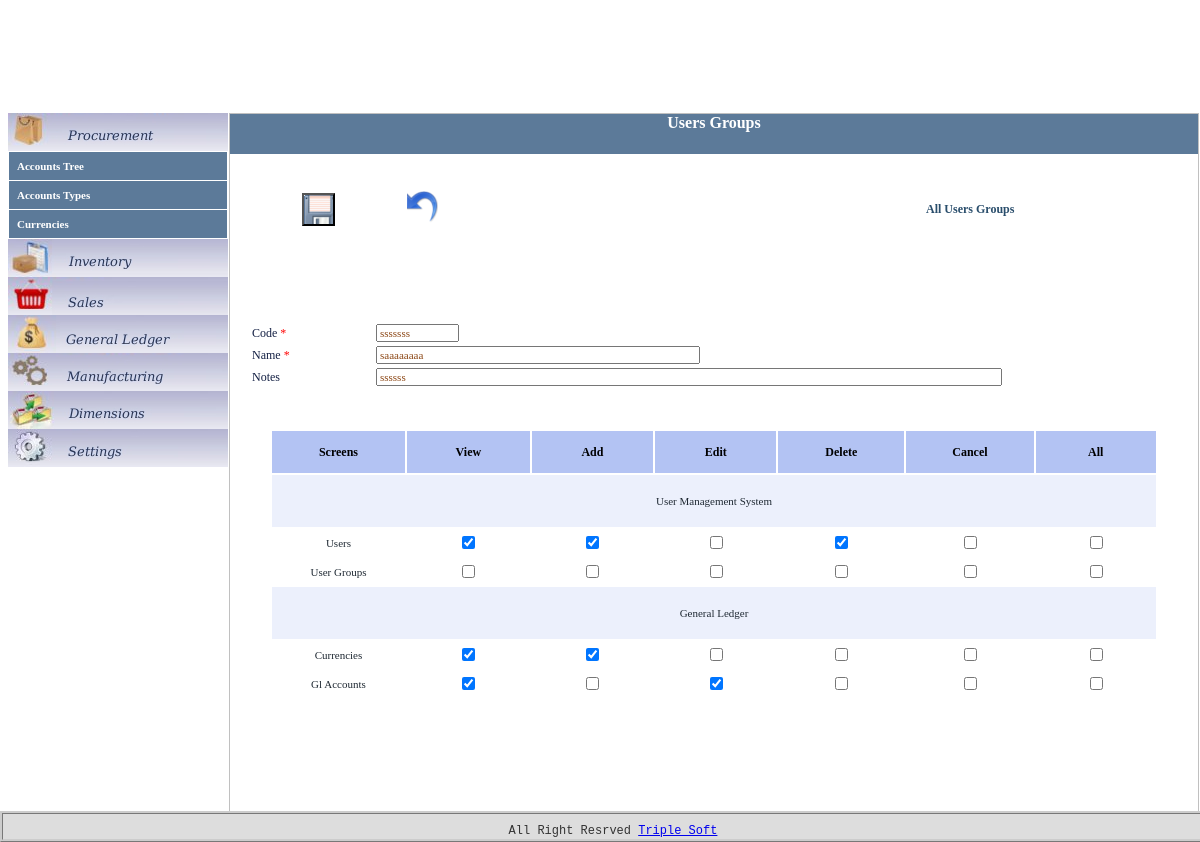
The page /ums/users_groups/go_form/292/edit on the database its author committed.
### tables this page shows
CREATE TABLE IF NOT EXISTS `ums_users_groups` (
  `id` int(11) NOT NULL AUTO_INCREMENT,
  `code` varchar(10) NOT NULL,
  `name` varchar(50) NOT NULL,
  `notes` varchar(100) NOT NULL,
  `created_at` datetime NOT NULL,
  `create_user` int(11) NOT NULL,
  `updated_at` datetime NOT NULL,
  `update_user` int(11) NOT NULL,
  `are_canceled` tinyint(4) NOT NULL,
  `canceled_at` datetime NOT NULL,
  `cancel_user` int(11) NOT NULL,
  PRIMARY KEY (`id`)
);

CREATE TABLE IF NOT EXISTS `ums_develop_screens` (
  `id` int(11) NOT NULL,
  `code` varchar(20) NOT NULL,
  `name_en` varchar(50) NOT NULL,
  `name_ar` varchar(50) NOT NULL,
  `notes` varchar(200) DEFAULT NULL,
  `access_id` int(11) NOT NULL DEFAULT '1',
  `parent_id` int(11) NOT NULL,
  PRIMARY KEY (`id`)
);

### application/controllers/ums/users_groups.php (called while the page is built, shortened)
<?
class Users_groups extends Controller
{
	function Users_groups()
	{
		$this->load->model('ums/Users_groups_model','Users_groups_model',True);
		 $this->load->view('ums/users_groups/functions');
	}
	function go_form($id, $mode)
	{
		$data['develop_screens'] = $this->Users_groups_model->get_screens_by_parent(0);
        if($id!=0)
        {
			$data['users_groups_row'] = $this->Users_groups_model->get_by_id($id);
        }
        $data['mode']= $mode;
		$this->load->view('ums/users_groups/form',$data);
	}
}
?>

### CodeIgniter_1_7_2/system/codeigniter/CodeIgniter.php (called while the page is built, shortened)
<?php  if ( ! defined('BASEPATH')) exit('No direct script access allowed');
$EXT =& load_class('Hooks');
$EXT->_call_hook('pre_system');
$URI =& load_class('URI');
$RTR =& load_class('Router');
$method = $RTR->fetch_method();
$EXT->_call_hook('pre_controller');
$CI = new $class();
if ($RTR->scaffolding_request === TRUE)
{
	if ($EXT->_call_hook('scaffolding_override') === FALSE)
	{
		$CI->_ci_scaffolding();
	}
}
else
{
	if (method_exists($CI, '_remap'))
	{
		$CI->_remap($method);
	}
	else
	{
		call_user_func_array(array(&$CI, $method), array_slice($URI->rsegments, 2));
	}
}

### index.php (called while the page is built, shortened)
<?php
require_once BASEPATH.'codeigniter/CodeIgniter'.EXT;

### CodeIgniter_1_7_2/system/codeigniter/Base5.php (called while the page is built)
<?php  if ( ! defined('BASEPATH')) exit('No direct script access allowed');
class CI_Base {
	private static $instance;
	public function CI_Base()
	{
		self::$instance =& $this;
	}
	public static function &get_instance()
	{
		return self::$instance;
	}
}
function &get_instance()
{
	return CI_Base::get_instance();
}

### application/models/ums/users_groups_model.php (called while the page is built, shortened)
<?php
class Users_groups_model extends Model
{
		function get_by_id($id)
	    {
	    	$this->db->from('ums_users_groups');
	    	$this->db->where("id", $id);
	    	$query = $this->db->get();
        	return ($query->num_rows > 0) ? $query->row() : array();
	    }
		function get_screens_by_parent($parent_id)
	    {
	    	$this->db->select('`id`,`code`,`name_en`,`name_ar`,`notes`,`parent_id`');
	    	$this->db->where("parent_id", $parent_id);
	    	$query = $this->db->get('ums_develop_screens');
        	return $query->result();
	    }
		function get_screens_by_user_group_id($parent_id,$user_group_id)
	    {
	    	$this->db->select('`id`,`code`,`name_en`,`name_ar`,`view`,`add`,`edit`,`delete`,`cancel`');
	    	$this->db->from('ums_develop_screens');
	    	$this->db->join('ums_users_groups_screens_privielges', 'ums_develop_screens.code = ums_users_groups_screens_privielges.screen_code');
	    	$this->db->where("parent_id", $parent_id);
	    	$this->db->where("user_group_id", $user_group_id);
	    	$query = $this->db->get();
        	return $query->result();
	    }
}
?>

### application/views/ums/users_groups/form.php (the view, shortened to what this page needs)
<?php $this->lang->load('ums/users_groups',$this->config->item('language'));?>
<div class="screens_title" ><?php echo $this->lang->line('title')?></div>
<div id="div_process_data" align="center">
<?php
$current_language=$this->config->item('language');
$id=0;
$code='';
$name='';
$notes='';
$are_disabled="";
if($mode!='add')
{
	if($mode=='return')
	{
		$id=			$users_groups_row['id'];
		$code=			$users_groups_row['code'];
		$name=			$users_groups_row['name'];
		$notes=			$users_groups_row['notes'];
	}
	else
	{
		$id=			$users_groups_row->id;
		$code=			$users_groups_row->code;
		$name=			$users_groups_row->name;
		$notes=			$users_groups_row->notes;
		$updated_at=	$users_groups_row->updated_at;
	}
}
?>
<form id="frm_process_data" name="frm_process_data" action="<?php echo base_url();?>ums/users_groups/submit_process/<?php echo $id ?>"  method="post">
<table class="common">
	<tr>
		<td width="100px" height="30px"></td>
	</tr>
	<tr>
		<?php if($mode!='view') { ?>
		<td width="100px" >
		<input type="submit" id='btn_save' name='btn_save' style="background-image: url(<?php echo base_url()."/images/icons/save.gif"; ?>); width:33px ; height:33px" value='' title='<?php  echo $this->lang->line('btn_save'); ?>' onclick="return validate_form('<?php echo $this->config->item('language'); ?>');"/>
		</td>
		<td width="100px">
		<?php
		if($id==0)
		{
			$undo_redirect_url=base_url()."ums/users_groups/view_all";
		}
		else
		{
			$undo_redirect_url=base_url()."ums/users_groups/go_form/$id/view";
		}
		?>
		<a href="<?php echo $undo_redirect_url; ?>"><img src='<?php echo base_url()."/images/icons/undo.png"; ?>' width='33'; height='33' title='<?php  echo $this->lang->line('btn_undo'); ?>'/></a>
		</td>
		<td width="100px"></td>
		<td width="100px"></td>
		<?php }?>
		<td width="100px"></td>
		<td width="100px"></td>
		<td width="200px">
		<a href="<?php echo base_url();?>ums/users_groups/" ><?php echo $this->lang->line('lnk_view_all'); ?></a>
		</td>
	</tr>
	<tr>
		<td width="100px" colspan="9" height="30px"></td>
	</tr>
	<tr>
		<td width="100px" colspan="9" height="30px"> </td>
	</tr>
</table>
<?php
$guiTools = new GuiTools();
$guiTools->beginTable();
$guiTools->beginRow();
$guiTools->cellHidden('hdn_id', 'hdn_id', $id);
if($mode=='edit')
{
	$guiTools->cellHidden('hdn_updated_at', 'hdn_updated_at', $updated_at);
}
$guiTools->endRow();
if($mode=='view')
{
	$guiTools->beginRow();
	$guiTools->cellLabelTitle('120px', $this->lang->line('code'));
	$guiTools->cellLabelValue('800px',$code);
	$guiTools->endRow();
	$guiTools->beginRow();
	$guiTools->cellLabelTitle('100px', $this->lang->line('name'));
	$guiTools->cellLabelValue('200px',$name);
	$guiTools->endRow();
	$guiTools->beginRow();
	$guiTools->cellLabelTitle('100px', $this->lang->line('notes'));
	$guiTools->cellLabelValue('200px',$notes);
	$guiTools->endRow();
}
else
{
	$guiTools->beginRow();
	$guiTools->cellLabelTitle_Required('120px', $this->lang->line('code'));
	$guiTools->cellTextbox('800px','10','10','txt_code','txt_code',$code);
	$guiTools->endRow();
	$guiTools->beginRow();
	$guiTools->cellLabelTitle_Required('100px', $this->lang->line('name'));
	$guiTools->cellTextbox('200px','50','50','txt_name','txt_name',$name);
	$guiTools->endRow();
	$guiTools->beginRow();
	$guiTools->cellLabelTitle('100px', $this->lang->line('notes'));
	$guiTools->cellTextbox('200px','100','100','txt_notes','txt_notes',$notes);
	$guiTools->endRow();
}
$guiTools->endTable();
		echo "<div  class='screen_display' id='div_screen_table'>";
		echo "<table  class='screen_display_table' >";
		$index=0;
		foreach ($develop_screens as $record)
		{
				if($index==0)
				{
					echo "<tr>";
							echo"<th  >". $this->lang->line('develop_screens')."</th>";
							echo"<th  >". $this->lang->line('prev_view')."</th>";
							echo"<th  >". $this->lang->line('prev_add')."</th>";
							echo"<th  >". $this->lang->line('prev_edit')."</th>";
							echo"<th  >". $this->lang->line('prev_delete')."</th>";
							echo"<th  >". $this->lang->line('prev_cancel')."</th>";
							echo"<th  >". $this->lang->line('prev_all')."</th>";
					echo "</tr>";
				}
				$screen_id=$record->id;
				if($current_language=='english')
				{
					$screen_name=$record->name_en;
				}
				else if($current_language=='arabic')
				{
					$screen_name=$record->name_ar;
				}
					echo "<tr>";
					echo "<td colspan='7' align='center'> $screen_name </td>";
					echo "</tr>";
				if($mode=='add' || ($mode=='return' && $id==0) )
				{
					$data['develop_screens_inner'] = $this->Users_groups_model->get_screens_by_parent($screen_id);
					$develop_screens_inner=$data['develop_screens_inner'];
					foreach ($develop_screens_inner as $record_inner)
					{
						$screen_code=$record_inner->code;
						if($current_language=='english')
						{
							$screen_name=$record_inner->name_en;
						}
						else if($current_language=='arabic')
						{
							$screen_name=$record_inner->name_ar;
						}
							echo "<tr>";
							$color_row='#FFFFFF';
							$height_row='25px';
							echo "<td align='center' style='font-size: 11px; height:$height_row; background-color:$color_row;'> $screen_name </td>";
							echo "<td align='center' style='font-size: 11px; height:$height_row; background-color:$color_row;'><input type='checkbox' id='chk_".$screen_code."_view'   name='chk_".$screen_code."_view'  	onchange=\"uncheckByView_for_screen('".$screen_code."')\" /></td>";
							echo "<td align='center' style='font-size: 11px; height:$height_row; background-color:$color_row;'><input type='checkbox' id='chk_".$screen_code."_add'    name='chk_".$screen_code."_add'   	onchange=\"checkView_for_screen('chk_".$screen_code."_add','".$screen_code."')\" /></td>";
							echo "<td align='center' style='font-size: 11px; height:$height_row; background-color:$color_row;'><input type='checkbox' id='chk_".$screen_code."_edit'   name='chk_".$screen_code."_edit'  	onchange=\"checkView_for_screen('chk_".$screen_code."_edit','".$screen_code."')\" /></td>";
							echo "<td align='center' style='font-size: 11px; height:$height_row; background-color:$color_row;'><input type='checkbox' id='chk_".$screen_code."_delete' name='chk_".$screen_code."_delete' 	onchange=\"checkView_for_screen('chk_".$screen_code."_delete','".$screen_code."')\" /></td>";
							echo "<td align='center' style='font-size: 11px; height:$height_row; background-color:$color_row;'><input type='checkbox' id='chk_".$screen_code."_cancel' name='chk_".$screen_code."_cancel' 	onchange=\"checkView_for_screen('chk_".$screen_code."_cancel','".$screen_code."')\" /></td>";
							echo "<td align='center' style='font-size: 11px; height:$height_row; background-color:$color_row;'><input type='checkbox' id='chk_".$screen_code."_all' name='chk_".$screen_code."_all'  		onchange=\"checkUncheck_for_screen('".$screen_code."')\"/></td>";
							echo "</tr>";
						}
					$index=$index+1;
				}
				else
				{
					$data['develop_screens_inner'] = $this->Users_groups_model->get_screens_by_user_group_id($screen_id,$id);
					$develop_screens_inner=$data['develop_screens_inner'];
					foreach ($develop_screens_inner as $record_inner)
					{
						$screen_code=$record_inner->code;
						if($current_language=='english')
						{
							$screen_name=$record_inner->name_en;
						}
						else if($current_language=='arabic')
						{
							$screen_name=$record_inner->name_ar;
						}
						$view_checked="";
						$add_checked="";
						$edit_checked="";
						$delete_checked="";
						$cancel_checked="";
						if($record_inner->view==1)
						{
							$view_checked="checked='checked'";
						}
						if($record_inner->add==1)
						{
							$add_checked="checked='checked'";
						}
						if($record_inner->edit==1)
						{
							$edit_checked="checked='checked'";
						}
						if($record_inner->delete==1)
						{
							$delete_checked="checked='checked'";
						}
							echo "<tr>";
							$color_row='#FFFFFF';
							$height_row='25px';
							echo "<td align='center' style='font-size: 11px;  height:$height_row; background-color:$color_row;'> $screen_name </td>";
							echo "<td align='center' style='font-size: 11px;  height:$height_row; background-color:$color_row;'><input type='checkbox' id='chk_".$screen_code."_view'   name='chk_".$screen_code."_view'   ".$view_checked."     ".$are_disabled."		onchange=\"uncheckByView_for_screen('".$screen_code."')\" /></td>";
							echo "<td align='center' style='font-size: 11px;  height:$height_row; background-color:$color_row;'><input type='checkbox' id='chk_".$screen_code."_add'    name='chk_".$screen_code."_add'    ".$add_checked."      ".$are_disabled."  	onchange=\"checkView_for_screen('chk_".$screen_code."_add','".$screen_code."')\" /></td>";
							echo "<td align='center' style='font-size: 11px;  height:$height_row; background-color:$color_row;'><input type='checkbox' id='chk_".$screen_code."_edit'   name='chk_".$screen_code."_edit'   ".$edit_checked."     ".$are_disabled."		onchange=\"checkView_for_screen('chk_".$screen_code."_edit','".$screen_code."')\" /></td>";
							echo "<td align='center' style='font-size: 11px;  height:$height_row; background-color:$color_row;'><input type='checkbox' id='chk_".$screen_code."_delete' name='chk_".$screen_code."_delete' ".$delete_checked."   ".$are_disabled."		onchange=\"checkView_for_screen('chk_".$screen_code."_delete','".$screen_code."')\" /></td>";
							echo "<td align='center' style='font-size: 11px;  height:$height_row; background-color:$color_row;'><input type='checkbox' id='chk_".$screen_code."_cancel' name='chk_".$screen_code."_cancel' ".$cancel_checked."   ".$are_disabled."		onchange=\"checkView_for_screen('chk_".$screen_code."_cancel','".$screen_code."')\" /></td>";
							echo "<td align='center' style='font-size: 11px;  height:$height_row; background-color:$color_row;'><input type='checkbox' id='chk_".$screen_code."_all' name='chk_".$screen_code."_all'  	   						 ".$are_disabled."  	onchange=\"checkUncheck_for_screen('".$screen_code."')\" /></td>";
							echo "</tr>";
						}
					$index=$index+1;
				}
		}
		echo"</table>";
		echo"</div>";
?>
</form>
</div>

### application/views/includes/gui_tools.php (shortened to what this page needs)
<?php
class GuiTools {
   public function beginTable($style='')
   {
     echo"<table style='$style' >";
   }
	public function endTable()
   {
     echo"</table>";
   }
 	public function beginRow($trHeight='20px')
   {
     echo"<tr height='$trHeight'>";
   }
	public function endRow()
   {
     echo"</tr>";
   }
   public function cellLabelTitle($tdWidth, $text)
   {
     echo"<td width='$tdWidth' ><label style='color: #142044; font-family:tahoma; font-size: 12px;' >$text</label></td>";
   }
   public function cellLabelTitle_Required($tdWidth, $text)
   {
     echo"<td width='$tdWidth' ><label style='color: #142044; font-family:tahoma; font-size: 12px;' >$text<span style='color:red'> *</span></label></td>";
   }
   public function cellTextbox($tdWidth,$txtSize, $txtLength, $txtId,$txtName,$txtValue, $string_added='')
   {
     echo"<td width='$tdWidth'><input type='text' size='$txtSize' maxlength='$txtLength' id='$txtId' name='$txtName' value='$txtValue' $string_added style='color:#8B4513; font-family:tahoma; font-size: 11px;'/></td>";
   }
  	public function cellHidden($hdnId, $hdnName, $hdnValue)
   {
     echo"<td ><input type='hidden' id='$hdnId' name='$hdnName' value='$hdnValue' /></td>";
   }
}

### css/style.css (style rules this page uses)
body { margin: 10px auto; font: Verdana,Arial, Helvetica, sans-serif; background-color: #FFFFFF; }
div.screens_title { height: 40px; text-align: center; background-color:#5C7A99; color:white; width: 100%; font-family: fantasy; font-size: 16px; font-weight: bold; -moz-border-radius: 0px 0px 0px 0px ; -moz-box-shadow:0 0 10px #333333; border:3px solid 99aabb; }
div.screen_display { padding:40px; height: auto; position: relative; border: 0px solid silver; -moz-border-radius: 15px 15px 15px 15px ; -moz-box-shadow:0 0 10px #333333; border:3px solid 99aabb; }
.screen_display_table th { height:40px; font-size: 12px; font-weight: bold; background-color:#B3C3F3; }
.screen_display_table td { width:200px; height:50px; color:#1F2933; font-size: 11px; font-weight: normal; font-family:serif; background-color: #ECF0FC; }
.common a { font-weight:bold; text-decoration:none; font-size:12px; font-family: fantasy; color:#2A4E6C; }
a img { border:none; }

### rows shown on the page
ums_users_groups: txt_code "sssssss", txt_name "saaaaaaaa", txt_notes "ssssss"
ums_develop_screens: name_en "User Management System"
ums_develop_screens: name_en "Users"
ums_develop_screens: name_en "User Groups"
ums_develop_screens: name_en "General Ledger"
ums_develop_screens: name_en "Currencies"
ums_develop_screens: name_en "Gl Accounts"

### other values the page prints
$this->lang->line('title') "Users Groups"
$this->lang->line('lnk_view_all') "All Users Groups"
$text "Code Name"
$text "Notes"
$this->lang->line('footer_developed_by') "All Right Resrved"
$this->lang->line('footer_company_site_link') "Triple Soft"
